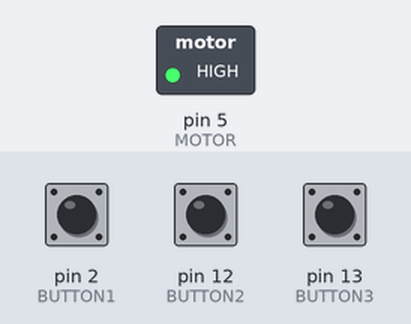
The sketch below on a simulated Arduino Uno, built with avr-gcc and run on an emulated ATmega328P. Shown: switched loads named in the sketch (green lamp = pin HIGH). The test bench sets the inputs (shaded band); at power-on: pin 2 (BUTTON1) HIGH, pin 12 (BUTTON2) LOW, pin 13 (BUTTON3) LOW.

Above: at 4.2 s.
4.3 s: pin 2 (BUTTON1) pulled LOW for 1 s
At 7.2 s:
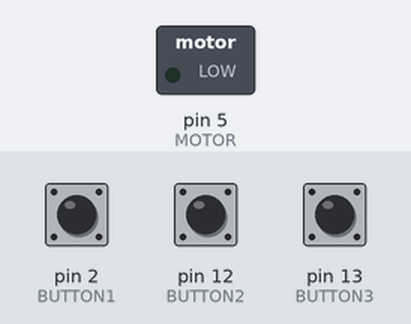
7.5 s: pin 2 (BUTTON1) pulled LOW for 0.15 s
At 9.0 s:
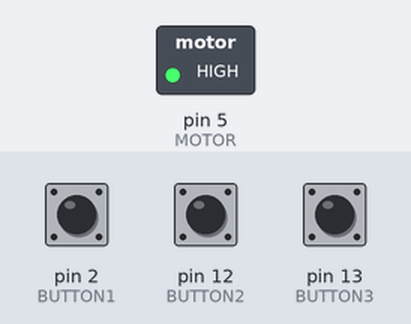
Timing chart, 0 to 14.2 s (numbered marks = the images above; inputs shaded):
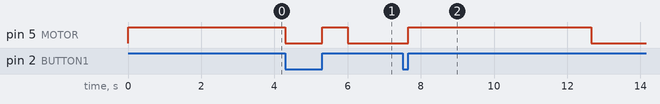

Measured:
- after the input at 4.3 s, pin 5 (MOTOR): HIGH → LOW after 0.00 s instead of 0.70 s
- after the input at 7.5 s, pin 5 (MOTOR): LOW → HIGH after 0.15 s, → LOW 5.0 s later

The sketch:

grinder_controller.ino
```cpp
#define BUTTON1 2    /* basket touch sensor */
#define BUTTON2 12   /* decrement duration */
#define BUTTON3 13   /* increment duration */
#define MOTOR 5

unsigned duration = 5000; /* duration of the grind in ms */
unsigned long start, pause;
struct {
  unsigned first:1;  /* the first increment or decrement */
} flags;

void setup() {
  Serial.begin(9600);
  pinMode(MOTOR, OUTPUT);
  pinMode(BUTTON1, INPUT);
  pinMode(BUTTON2, INPUT);
  pinMode(BUTTON3, INPUT);
}

void loop() {
  while (digitalRead(BUTTON1) == LOW) {
    for (flags.first = 1; (digitalRead(BUTTON3) == HIGH) && (duration <= 65250);) {
      duration += 250;
      Serial.println(duration);
      delay(100);
      if (flags.first) {
        delay(400);
        flags.first = 0;
      }
    }
    for (flags.first = 1; (digitalRead(BUTTON2) == HIGH) && (duration >= 250);) {
      duration -= 250;
      Serial.println(duration);
      delay(100);
      if (flags.first) {
        delay(400);
        flags.first = 0;
      }
    }
  }

  start = millis();

  for (;;) {
    digitalWrite(MOTOR, HIGH);

    if (digitalRead(BUTTON1) == LOW) {
      pause = millis() - start;
      digitalWrite(MOTOR, LOW);
      while (digitalRead(BUTTON1) == LOW);
      start = millis() - pause;
    }
    else if (millis() - start > duration) {
      digitalWrite(MOTOR, LOW);
      while (digitalRead(BUTTON1) == HIGH);
      delay(100);
      break;
    }
  }
}
```
